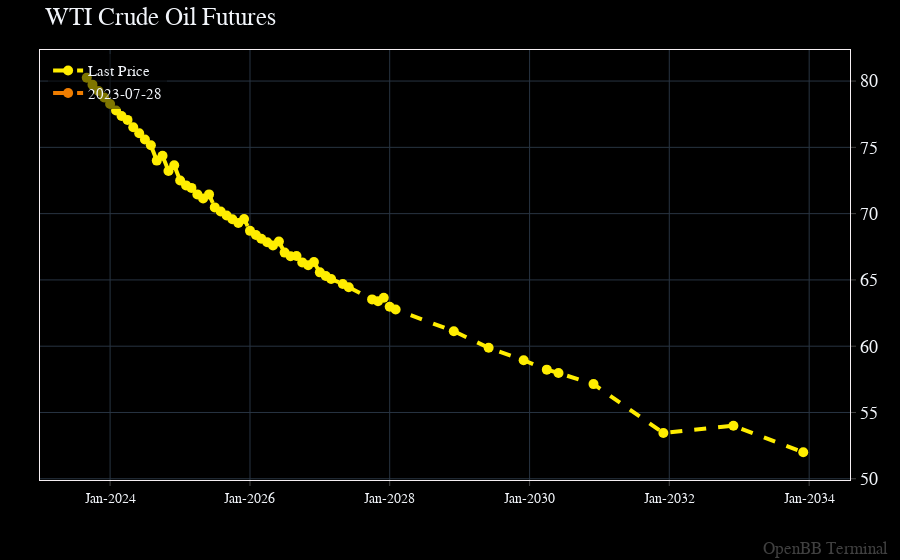

The code cell stored with this chart in its notebook:
### Code cell
__cl = ob.futures.curve("CL")[0:3]
print(__cl)
